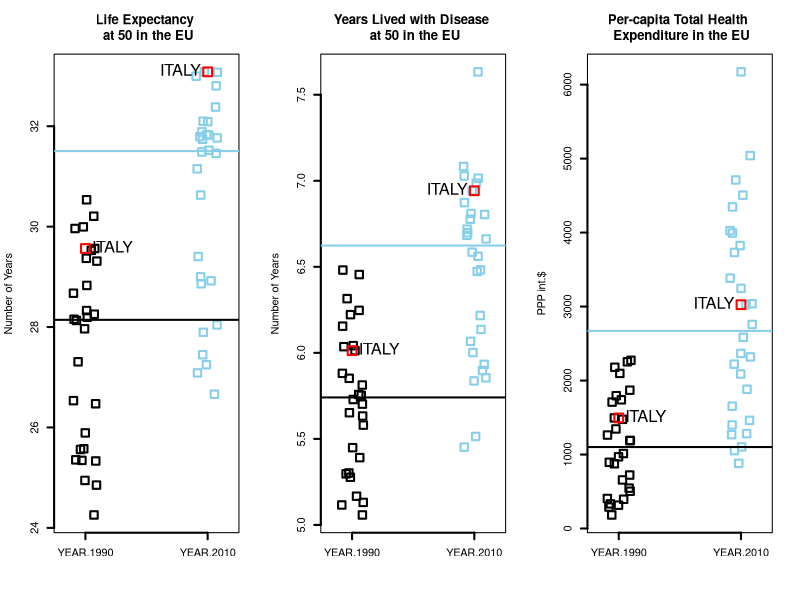

Recreate this plot in R.
## ---- chunk 1
tidy.data <- read.csv("TidyData.csv")
attach(tidy.data)

ID <- "ITA"

# Data for background and rationale
tidy.data$le_2010[tidy.data$country == ID]
tidy.data$le_1990[tidy.data$country == ID]
median(tidy.data$le_2010)
mad(tidy.data$le_2010)

tidy.data$yld_2010[tidy.data$country == ID]
tidy.data$yld_1990[tidy.data$country == ID]
median(tidy.data$yld_2010)
mad(tidy.data$yld_2010)
mean(tidy.data$yld_2010)
var(tidy.data$yld_2010)

tidy.data$hale_2010[tidy.data$country == ID]
tidy.data$hale_1990[tidy.data$country == ID]
median(tidy.data$hale_2010)
mad(tidy.data$hale_2010)

tidy.data$the_2010[tidy.data$country == ID]
median(tidy.data$the_2010)
mad(tidy.data$the_2010)

# Strip Charts
par(mfrow=(c(1,3)))
strip.data.1 <- data.frame("YEAR 1990"=le_1990, "YEAR 2010"= le_2010)
stripchart(strip.data.1, 
           vertical=TRUE,
           col=c("black", "skyblue"),
           cex=1.5,
           lty = "solid", 
           lwd = 2,
           method="jitter", 
           main="Life Expectancy \n at 50 in the EU",
           ylab="Number of Years")
abline(h=c(median(le_1990), median(le_2010)),col=c("black", "skyblue"),
           lty = "solid", 
           lwd = 2) 
points(c(tidy.data$le_1990[tidy.data$country == ID], tidy.data$le_2010[tidy.data$country == ID]), pch=22, col="red", cex = 2, lty = "solid", lwd = 2)
text(c(tidy.data$le_1990[tidy.data$country == ID], tidy.data$le_2010[tidy.data$country == ID]), labels="ITALY", cex= 1.5, pos=c(4,2))
summary(strip.data.1)

strip.data.2 <- data.frame("YEAR 1990"=yld_1990, "YEAR 2010"=yld_2010)
stripchart(strip.data.2, 
           vertical=TRUE,
           col=c("black", "skyblue"),
           cex=1.5,
           lty = "solid", 
           lwd = 2,
           method="jitter", 
           main="Years Lived with Disease \n at 50 in the EU",
           ylab="Number of Years")
abline(h=c(median(yld_1990), median(yld_2010)),col=c("black", "skyblue"),
           lty = "solid", 
           lwd = 2)
points(c(tidy.data$yld_1990[tidy.data$country == ID], tidy.data$yld_2010[tidy.data$country == ID]), pch=22, col="red", cex = 2, lty = "solid", lwd = 2)
text(c(tidy.data$yld_1990[tidy.data$country == ID], tidy.data$yld_2010[tidy.data$country == ID]), labels="ITALY", cex= 1.5, pos=c(4,2))
summary(strip.data.2)

strip.data.3 <- data.frame("YEAR 1990"=the_1990, "YEAR 2010"=the_2010)
stripchart(strip.data.3, 
           vertical=TRUE,
           cex=1.5,
           lty = "solid", 
           lwd = 2,
           col=c("black", "skyblue"),
           method="jitter", 
           main="Per-capita Total Health \n Expenditure in the EU",
           ylab="PPP int.$")
abline(h=c(median(the_1990), median(the_2010)),col=c("black", "skyblue"),
           lty = "solid", 
           lwd = 2)
points(c(tidy.data$the_1990[tidy.data$country == ID], tidy.data$the_2010[tidy.data$country == ID]), pch=22, col="red", cex = 2, lty = "solid", lwd = 2)
text(c(tidy.data$the_1990[tidy.data$country == ID], tidy.data$the_2010[tidy.data$country == ID]), labels="ITALY", cex= 1.5, pos=c(4,2))
summary(strip.data.3)
